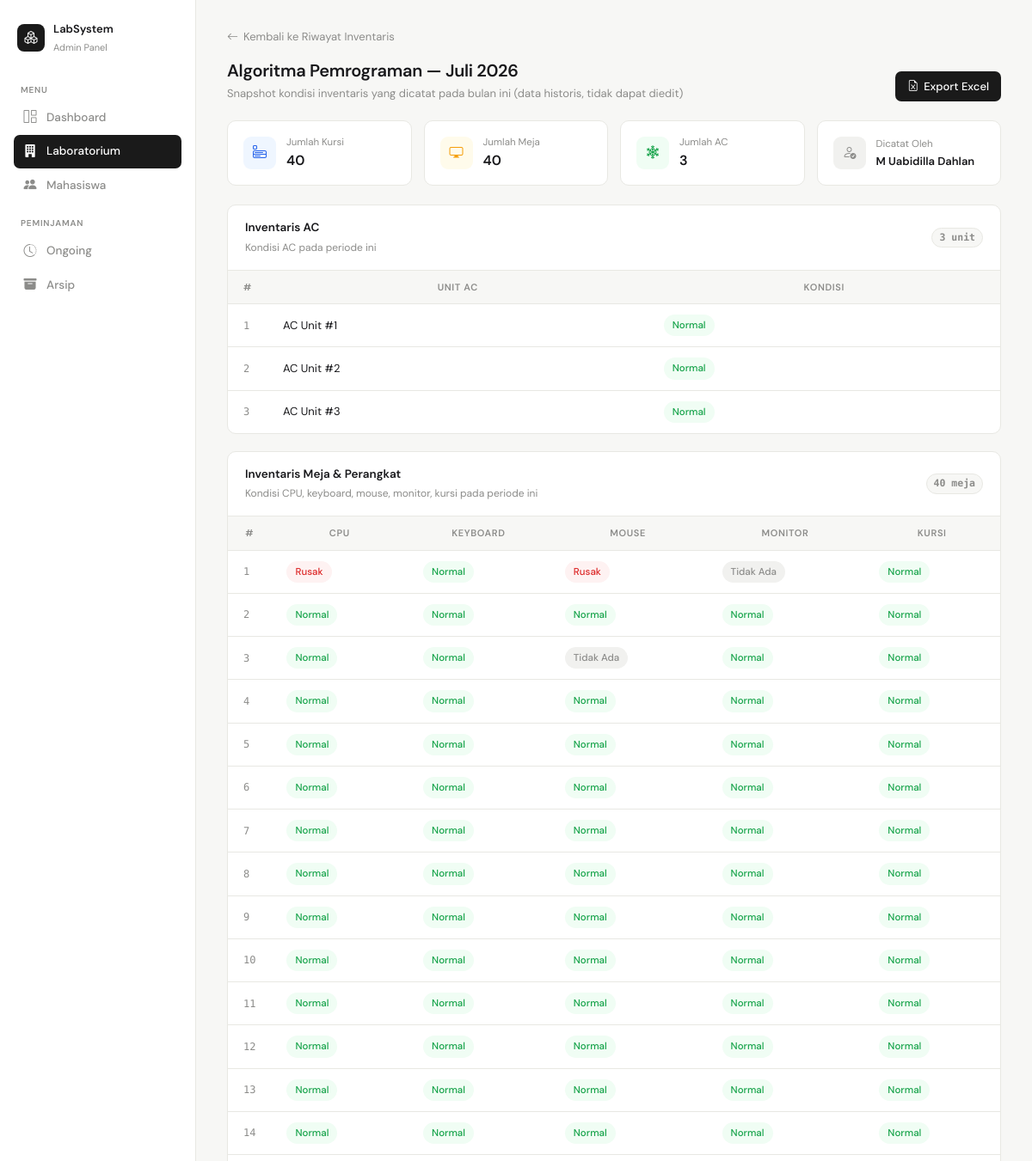
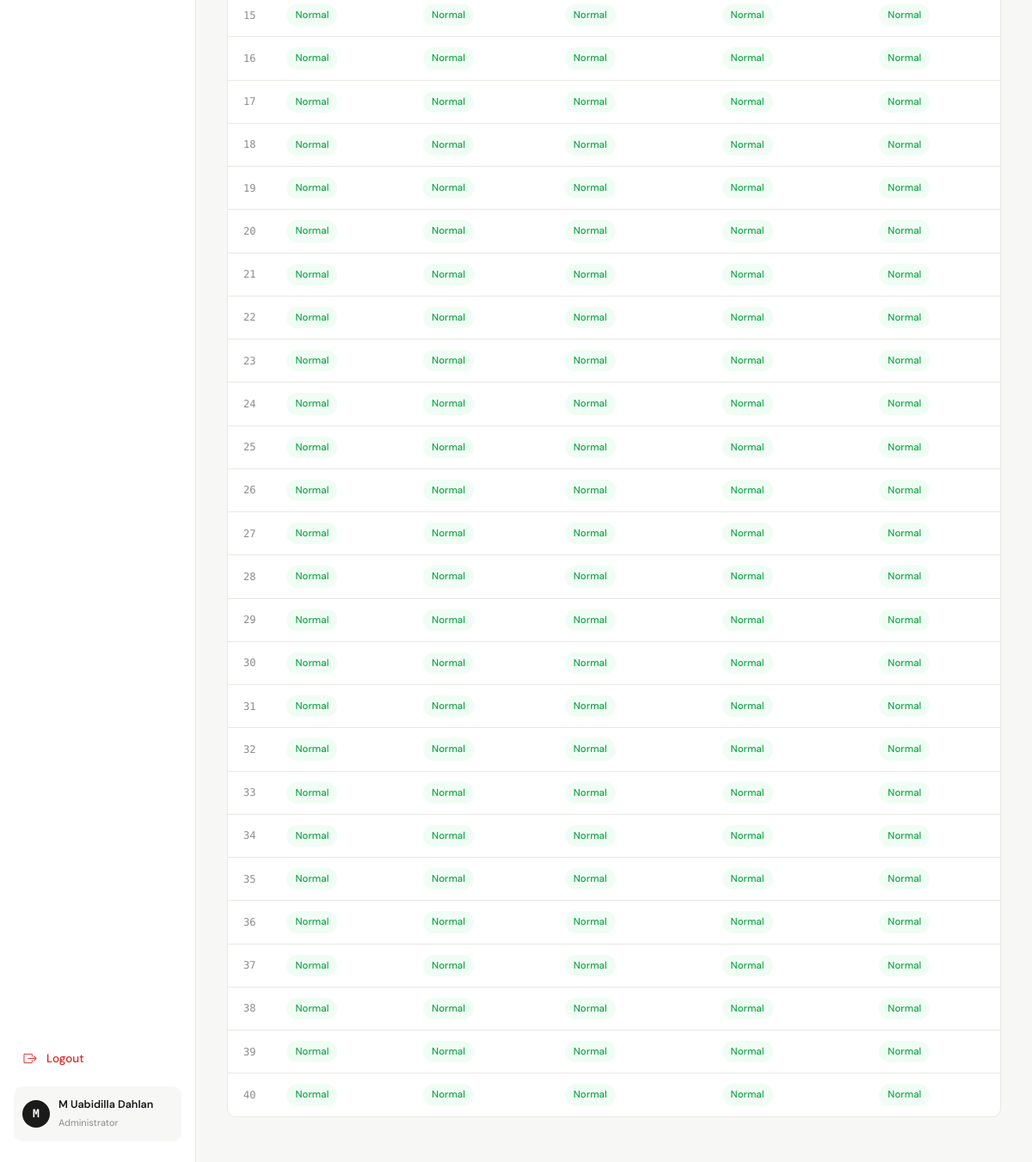
The page /detail_riwayat_inventaris.php?id_periode=1 (signed in) on the database its author committed (2 pictures, top to bottom).
### tables this page shows
CREATE TABLE `periode_inventaris` (
  `id_periode` int NOT NULL,
  `id_lab` int NOT NULL,
  `bulan` tinyint NOT NULL,
  `tahun` smallint NOT NULL,
  `jumlah_kursi` int NOT NULL DEFAULT '0',
  `jumlah_meja` int NOT NULL DEFAULT '0',
  `jumlah_ac` int NOT NULL DEFAULT '0',
  `tanggal_catat` datetime NOT NULL DEFAULT CURRENT_TIMESTAMP,
  `dicatat_oleh` varchar(100) DEFAULT NULL,
  `keterangan` varchar(255) DEFAULT NULL
);

CREATE TABLE `data_lab` (
  `id_lab` int NOT NULL,
  `nama_lab` varchar(100) NOT NULL,
  `lokasi` varchar(100) DEFAULT NULL,
  `stok` int NOT NULL,
  `jumlah_kursi` int NOT NULL DEFAULT '40',
  `jumlah_meja` int NOT NULL DEFAULT '40',
  `status` enum('availabel','not available') NOT NULL
);

CREATE TABLE `riwayat_ac` (
  `id_riwayat_ac` int NOT NULL,
  `id_periode` int NOT NULL,
  `id_lab` int NOT NULL,
  `nomor_ac` int NOT NULL,
  `kondisi` enum('normal','rusak') NOT NULL DEFAULT 'normal'
);

CREATE TABLE `riwayat_meja` (
  `id_riwayat_meja` int NOT NULL,
  `id_periode` int NOT NULL,
  `id_lab` int NOT NULL,
  `nomor_meja` int NOT NULL,
  `cpu_kondisi` enum('normal','rusak','instal_ulang') NOT NULL DEFAULT 'normal',
  `keyboard_kondisi` enum('normal','rusak','tidak_ada') NOT NULL DEFAULT 'normal',
  `mouse_kondisi` enum('normal','rusak','tidak_ada') NOT NULL DEFAULT 'normal',
  `monitor_kondisi` enum('normal','rusak','tidak_ada') NOT NULL DEFAULT 'normal',
  `kursi_kondisi` enum('normal','rusak','tidak_ada') NOT NULL DEFAULT 'normal'
);

### detail_riwayat_inventaris.php (the view, shortened to what this page needs)
<?php
include 'koneksi.php';
$id_periode = $_GET['id_periode'] ?? null;
$id_periode = mysqli_real_escape_string($koneksi, $id_periode);
$periodeRes = mysqli_query($koneksi, "SELECT p.*, l.nama_lab FROM periode_inventaris p
    JOIN data_lab l ON l.id_lab = p.id_lab
    WHERE p.id_periode = '$id_periode'");
$periode = mysqli_fetch_assoc($periodeRes);
$id_lab = $periode['id_lab'];
$namaBulan = [
    1=>'Januari',2=>'Februari',3=>'Maret',4=>'April',5=>'Mei',6=>'Juni',
    7=>'Juli',8=>'Agustus',9=>'September',10=>'Oktober',11=>'November',12=>'Desember'
];
$labelPeriode = $namaBulan[(int)$periode['bulan']] . ' ' . $periode['tahun'];
$acQuery   = mysqli_query($koneksi, "SELECT * FROM riwayat_ac WHERE id_periode = '$id_periode' ORDER BY nomor_ac ASC");
$mejaQuery = mysqli_query($koneksi, "SELECT * FROM riwayat_meja WHERE id_periode = '$id_periode' ORDER BY nomor_meja ASC");
function kondisiLabel($val) {
    return match($val) {
        'normal'       => 'Normal',
        'rusak'        => 'Rusak',
        'instal_ulang' => 'Instal Ulang',
        'tidak_ada'    => 'Tidak Ada',
        default        => ucfirst((string)$val),
    };
}
function kondisiClass($val) {
    return match($val) {
        'normal'       => 'cond-normal',
        'rusak'        => 'cond-rusak',
        'instal_ulang' => 'cond-instal',
        'tidak_ada'    => 'cond-tidak-ada',
        default        => '',
    };
}
?>
<!DOCTYPE html>
<html lang="id">
<head>
<link href="https://cdn.jsdelivr.net/npm/bootstrap-icons/font/bootstrap-icons.css" rel="stylesheet">
</head>
<body>
<aside class="sidebar" id="sidebar">
    <div class="sidebar-logo">
        <div class="logo-icon"><i class="bi bi-boxes"></i></div>
        <div class="sidebar-logo-text">
            <strong>LabSystem</strong>
            <span>Admin Panel</span>
        </div>
    </div>
    <p class="nav-section">Menu</p>
    <ul style="list-style:none;padding:0;margin:0">
        <li class="nav-item"><a class="nav-link" href="dashboard.php"><i class="bi bi-grid-1x2"></i> Dashboard</a></li>
        <li class="nav-item"><a class="nav-link active" href="data_lab.php"><i class="bi bi-building-fill"></i> Laboratorium</a></li>
        <li class="nav-item"><a class="nav-link" href="data_mhs.php"><i class="bi bi-people-fill"></i> Mahasiswa</a></li>
    </ul>
    <p class="nav-section">Peminjaman</p>
    <ul style="list-style:none;padding:0;margin:0">
        <li class="nav-item"><a class="nav-link" href="riwayat_pinjam.php"><i class="bi bi-clock-history"></i> Ongoing</a></li>
        <li class="nav-item"><a class="nav-link" href="arsip_peminjaman.php"><i class="bi bi-archive-fill"></i> Arsip</a></li>
    </ul>
    <div style="flex:1"></div>
    <ul style="list-style:none;padding:0;margin:0 0 12px">
        <li class="nav-item"><a class="nav-link danger" href="logout.php" onclick="return confirm('Yakin ingin logout?')"><i class="bi bi-box-arrow-right"></i> Logout</a></li>
    </ul>
    <div class="sidebar-user">
        <div class="avatar"><?= strtoupper(substr($_SESSION['user']['nama'], 0, 1)) ?></div>
        <div class="sidebar-user-info">
            <strong><?= htmlspecialchars($_SESSION['user']['nama']) ?></strong>
            <span>Administrator</span>
        </div>
    </div>
</aside>
<main class="main">
    <a href="riwayat_inventaris.php?id_lab=<?= urlencode($id_lab); ?>" class="back-link">
        <i class="bi bi-arrow-left"></i> Kembali ke Riwayat Inventaris
    </a>
    <div class="page-header">
        <div class="page-header-left">
            <h1><?= htmlspecialchars($periode['nama_lab']); ?> — <?= htmlspecialchars($labelPeriode); ?></h1>
            <p>Snapshot kondisi inventaris yang dicatat pada bulan ini (data historis, tidak dapat diedit)</p>
        </div>
        <a href="export_riwayat.php?id_periode=<?= $id_periode; ?>" class="btn-primary">
            <i class="bi bi-file-earmark-excel"></i> Export Excel
        </a>
    </div>
    <div class="summary-grid">
        <div class="summary-card">
            <div class="summary-icon kursi"><i class="bi bi-menu-app"></i></div>
            <div class="summary-info"><span>Jumlah Kursi</span><strong><?= (int)$periode['jumlah_kursi']; ?></strong></div>
        </div>
        <div class="summary-card">
            <div class="summary-icon meja"><i class="bi bi-display"></i></div>
            <div class="summary-info"><span>Jumlah Meja</span><strong><?= (int)$periode['jumlah_meja']; ?></strong></div>
        </div>
        <div class="summary-card">
            <div class="summary-icon ac"><i class="bi bi-snow2"></i></div>
            <div class="summary-info"><span>Jumlah AC</span><strong><?= (int)$periode['jumlah_ac']; ?></strong></div>
        </div>
        <div class="summary-card">
            <div class="summary-icon info"><i class="bi bi-person-check"></i></div>
            <div class="summary-info"><span>Dicatat Oleh</span><strong style="font-size:13px;"><?= htmlspecialchars($periode['dicatat_oleh'] ?? '-'); ?></strong></div>
        </div>
    </div>
    <div class="card">
        <div class="card-header">
            <div class="card-header-left">
                <h2>Inventaris AC</h2>
                <span>Kondisi AC pada periode ini</span>
            </div>
            <span class="count-chip"><?= mysqli_num_rows($acQuery); ?> unit</span>
        </div>
        <div class="table-wrap">
            <table>
                <thead><tr><th style="width:44px">#</th><th>Unit AC</th><th>Kondisi</th></tr></thead>
                <tbody>
                <?php $no=1; if (mysqli_num_rows($acQuery) > 0): while ($ac = mysqli_fetch_assoc($acQuery)): ?>
                    <tr>
                        <td class="row-num"><?= $no++; ?></td>
                        <td>AC Unit #<?= (int)$ac['nomor_ac']; ?></td>
                        <td><span class="badge-cond <?= kondisiClass($ac['kondisi']); ?>"><?= kondisiLabel($ac['kondisi']); ?></span></td>
                    </tr>
                <?php endwhile; else: ?>
                    <tr><td colspan="3" style="text-align:center;color:var(--muted);padding:24px;">Tidak ada data AC pada periode ini.</td></tr>
                <?php endif; ?>
                </tbody>
            </table>
        </div>
    </div>
    <div class="card">
        <div class="card-header">
            <div class="card-header-left">
                <h2>Inventaris Meja &amp; Perangkat</h2>
                <span>Kondisi CPU, keyboard, mouse, monitor, kursi pada periode ini</span>
            </div>
            <span class="count-chip"><?= mysqli_num_rows($mejaQuery); ?> meja</span>
        </div>
        <div class="table-wrap">
            <table>
                <thead>
                    <tr>
                        <th style="width:44px">#</th><th>CPU</th><th>Keyboard</th><th>Mouse</th><th>Monitor</th><th>Kursi</th>
                    </tr>
                </thead>
                <tbody>
                <?php while ($m = mysqli_fetch_assoc($mejaQuery)): ?>
                    <tr>
                        <td class="row-num"><?= (int)$m['nomor_meja']; ?></td>
                        <td><span class="badge-cond <?= kondisiClass($m['cpu_kondisi']); ?>"><?= kondisiLabel($m['cpu_kondisi']); ?></span></td>
                        <td><span class="badge-cond <?= kondisiClass($m['keyboard_kondisi']); ?>"><?= kondisiLabel($m['keyboard_kondisi']); ?></span></td>
                        <td><span class="badge-cond <?= kondisiClass($m['mouse_kondisi']); ?>"><?= kondisiLabel($m['mouse_kondisi']); ?></span></td>
                        <td><span class="badge-cond <?= kondisiClass($m['monitor_kondisi']); ?>"><?= kondisiLabel($m['monitor_kondisi']); ?></span></td>
                        <td><span class="badge-cond <?= kondisiClass($m['kursi_kondisi']); ?>"><?= kondisiLabel($m['kursi_kondisi']); ?></span></td>
                    </tr>
                <?php endwhile; ?>
                </tbody>
            </table>
        </div>
    </div>
</main>
</body>
</html>

### rows shown on the page
periode_inventaris: id_lab.nama_lab "Algoritma Pemrograman", labelPeriode "Juli 2026", jumlah_kursi "40", jumlah_meja "40", jumlah_ac "3", dicatat_oleh "M Uabidilla Dahlan"
riwayat_ac: nomor_ac "1", kondisi "Normal"
riwayat_ac: nomor_ac "2", kondisi "Normal"
riwayat_ac: nomor_ac "3", kondisi "Normal"
riwayat_meja: nomor_meja "1", cpu_kondisi "Rusak", keyboard_kondisi "Normal", mouse_kondisi "Rusak", monitor_kondisi "Tidak Ada", kursi_kondisi "Normal"
riwayat_meja: nomor_meja "2", cpu_kondisi "Normal", keyboard_kondisi "Normal", mouse_kondisi "Normal", monitor_kondisi "Normal", kursi_kondisi "Normal"
riwayat_meja: nomor_meja "3", cpu_kondisi "Normal", keyboard_kondisi "Normal", mouse_kondisi "Tidak Ada", monitor_kondisi "Normal", kursi_kondisi "Normal"
riwayat_meja: nomor_meja "4", cpu_kondisi "Normal", keyboard_kondisi "Normal", mouse_kondisi "Normal", monitor_kondisi "Normal", kursi_kondisi "Normal"
riwayat_meja: nomor_meja "5", cpu_kondisi "Normal", keyboard_kondisi "Normal", mouse_kondisi "Normal", monitor_kondisi "Normal", kursi_kondisi "Normal"
riwayat_meja: nomor_meja "6", cpu_kondisi "Normal", keyboard_kondisi "Normal", mouse_kondisi "Normal", monitor_kondisi "Normal", kursi_kondisi "Normal"
riwayat_meja: nomor_meja "7", cpu_kondisi "Normal", keyboard_kondisi "Normal", mouse_kondisi "Normal", monitor_kondisi "Normal", kursi_kondisi "Normal"
riwayat_meja: nomor_meja "8", cpu_kondisi "Normal", keyboard_kondisi "Normal", mouse_kondisi "Normal", monitor_kondisi "Normal", kursi_kondisi "Normal"
riwayat_meja: nomor_meja "9", cpu_kondisi "Normal", keyboard_kondisi "Normal", mouse_kondisi "Normal", monitor_kondisi "Normal", kursi_kondisi "Normal"
riwayat_meja: nomor_meja "10", cpu_kondisi "Normal", keyboard_kondisi "Normal", mouse_kondisi "Normal", monitor_kondisi "Normal", kursi_kondisi "Normal"
riwayat_meja: nomor_meja "11", cpu_kondisi "Normal", keyboard_kondisi "Normal", mouse_kondisi "Normal", monitor_kondisi "Normal", kursi_kondisi "Normal"
riwayat_meja: nomor_meja "12", cpu_kondisi "Normal", keyboard_kondisi "Normal", mouse_kondisi "Normal", monitor_kondisi "Normal", kursi_kondisi "Normal"
riwayat_meja: nomor_meja "13", cpu_kondisi "Normal", keyboard_kondisi "Normal", mouse_kondisi "Normal", monitor_kondisi "Normal", kursi_kondisi "Normal"
riwayat_meja: nomor_meja "14", cpu_kondisi "Normal", keyboard_kondisi "Normal", mouse_kondisi "Normal", monitor_kondisi "Normal", kursi_kondisi "Normal"
riwayat_meja: nomor_meja "15", cpu_kondisi "Normal", keyboard_kondisi "Normal", mouse_kondisi "Normal", monitor_kondisi "Normal", kursi_kondisi "Normal"
riwayat_meja: nomor_meja "16", cpu_kondisi "Normal", keyboard_kondisi "Normal", mouse_kondisi "Normal", monitor_kondisi "Normal", kursi_kondisi "Normal"
riwayat_meja: nomor_meja "17", cpu_kondisi "Normal", keyboard_kondisi "Normal", mouse_kondisi "Normal", monitor_kondisi "Normal", kursi_kondisi "Normal"
riwayat_meja: nomor_meja "18", cpu_kondisi "Normal", keyboard_kondisi "Normal", mouse_kondisi "Normal", monitor_kondisi "Normal", kursi_kondisi "Normal"
riwayat_meja: nomor_meja "19", cpu_kondisi "Normal", keyboard_kondisi "Normal", mouse_kondisi "Normal", monitor_kondisi "Normal", kursi_kondisi "Normal"
riwayat_meja: nomor_meja "20", cpu_kondisi "Normal", keyboard_kondisi "Normal", mouse_kondisi "Normal", monitor_kondisi "Normal", kursi_kondisi "Normal"
riwayat_meja: nomor_meja "21", cpu_kondisi "Normal", keyboard_kondisi "Normal", mouse_kondisi "Normal", monitor_kondisi "Normal", kursi_kondisi "Normal"
riwayat_meja: nomor_meja "22", cpu_kondisi "Normal", keyboard_kondisi "Normal", mouse_kondisi "Normal", monitor_kondisi "Normal", kursi_kondisi "Normal"
riwayat_meja: nomor_meja "23", cpu_kondisi "Normal", keyboard_kondisi "Normal", mouse_kondisi "Normal", monitor_kondisi "Normal", kursi_kondisi "Normal"
riwayat_meja: nomor_meja "24", cpu_kondisi "Normal", keyboard_kondisi "Normal", mouse_kondisi "Normal", monitor_kondisi "Normal", kursi_kondisi "Normal"
riwayat_meja: nomor_meja "25", cpu_kondisi "Normal", keyboard_kondisi "Normal", mouse_kondisi "Normal", monitor_kondisi "Normal", kursi_kondisi "Normal"
riwayat_meja: nomor_meja "26", cpu_kondisi "Normal", keyboard_kondisi "Normal", mouse_kondisi "Normal", monitor_kondisi "Normal", kursi_kondisi "Normal"
riwayat_meja: nomor_meja "27", cpu_kondisi "Normal", keyboard_kondisi "Normal", mouse_kondisi "Normal", monitor_kondisi "Normal", kursi_kondisi "Normal"
riwayat_meja: nomor_meja "28", cpu_kondisi "Normal", keyboard_kondisi "Normal", mouse_kondisi "Normal", monitor_kondisi "Normal", kursi_kondisi "Normal"
riwayat_meja: nomor_meja "29", cpu_kondisi "Normal", keyboard_kondisi "Normal", mouse_kondisi "Normal", monitor_kondisi "Normal", kursi_kondisi "Normal"
riwayat_meja: nomor_meja "30", cpu_kondisi "Normal", keyboard_kondisi "Normal", mouse_kondisi "Normal", monitor_kondisi "Normal", kursi_kondisi "Normal"
riwayat_meja: nomor_meja "31", cpu_kondisi "Normal", keyboard_kondisi "Normal", mouse_kondisi "Normal", monitor_kondisi "Normal", kursi_kondisi "Normal"
riwayat_meja: nomor_meja "32", cpu_kondisi "Normal", keyboard_kondisi "Normal", mouse_kondisi "Normal", monitor_kondisi "Normal", kursi_kondisi "Normal"
riwayat_meja: nomor_meja "33", cpu_kondisi "Normal", keyboard_kondisi "Normal", mouse_kondisi "Normal", monitor_kondisi "Normal", kursi_kondisi "Normal"
riwayat_meja: nomor_meja "34", cpu_kondisi "Normal", keyboard_kondisi "Normal", mouse_kondisi "Normal", monitor_kondisi "Normal", kursi_kondisi "Normal"
riwayat_meja: nomor_meja "35", cpu_kondisi "Normal", keyboard_kondisi "Normal", mouse_kondisi "Normal", monitor_kondisi "Normal", kursi_kondisi "Normal"
riwayat_meja: nomor_meja "36", cpu_kondisi "Normal", keyboard_kondisi "Normal", mouse_kondisi "Normal", monitor_kondisi "Normal", kursi_kondisi "Normal"
riwayat_meja: nomor_meja "37", cpu_kondisi "Normal", keyboard_kondisi "Normal", mouse_kondisi "Normal", monitor_kondisi "Normal", kursi_kondisi "Normal"
riwayat_meja: nomor_meja "38", cpu_kondisi "Normal", keyboard_kondisi "Normal", mouse_kondisi "Normal", monitor_kondisi "Normal", kursi_kondisi "Normal"
riwayat_meja: nomor_meja "39", cpu_kondisi "Normal", keyboard_kondisi "Normal", mouse_kondisi "Normal", monitor_kondisi "Normal", kursi_kondisi "Normal"
riwayat_meja: nomor_meja "40", cpu_kondisi "Normal", keyboard_kondisi "Normal", mouse_kondisi "Normal", monitor_kondisi "Normal", kursi_kondisi "Normal"

### other values the page prints
substr($_SESSION['user']['nama'], 0, 1) "M"
$_SESSION['user']['nama'] "M Uabidilla Dahlan"
mysqli_num_rows($acQuery) "3"
mysqli_num_rows($mejaQuery) "40"
